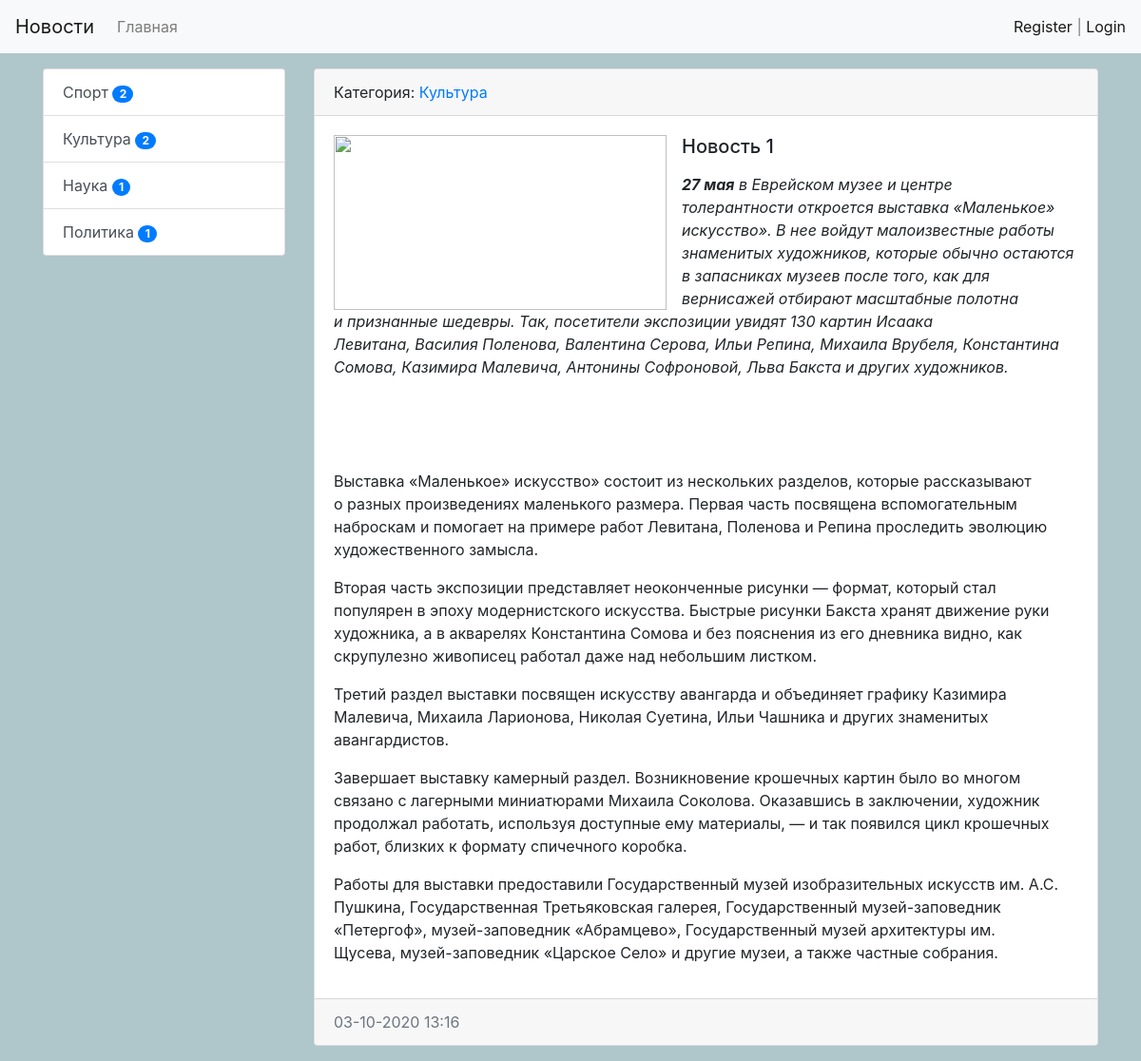
The page /news/1/ on the database its author committed.
### news/models.py (models this page shows, shortened)
class Category(models.Model):
    title = models.CharField(max_length=150, db_index=True, verbose_name='Наименование категории')
    def get_absolute_url(self):
        return reverse('category', kwargs={'category_id': self.pk})
    def __str__(self):
        return self.title
    class Meta:
        verbose_name = 'Категория'
        verbose_name_plural = 'Категории'
        ordering = ['title']

class News(models.Model):
    title = models.CharField(max_length=150, verbose_name='Наименование')
    content = models.TextField(blank=True, verbose_name='Контент')
    created_at = models.DateTimeField(auto_now_add=True, verbose_name='Дата публикации')
    updated_at = models.DateTimeField(auto_now=True, verbose_name='Обновлено')
    photo = models.ImageField(upload_to='photos/%Y/%m/%d', verbose_name='Фото', blank='True')
    is_published = models.BooleanField(default=True, verbose_name='Опубликовано')
    category = models.ForeignKey('Category', on_delete=models.PROTECT, verbose_name='Категория')
    views = models.IntegerField(default=0)
    class Meta:
        verbose_name = 'Новость'
        verbose_name_plural = 'Новости'
        ordering = ['-created_at', 'title']

### news/views.py (the view)
# urls.py: path('news/<int:pk>/', ViewNews.as_view(), name='view_news'),
class ViewNews(DetailView):
    model = News
    context_object_name = 'news_item'

### news/templatetags/news_tags.py (called while the page is built)
@register.inclusion_tag('news/list_categories.html')
def show_categories(arg1='Hello', arg2='world'):
    categories = Category.objects.annotate(cnt=Count('news', filter=F('news__is_published'))).filter(cnt__gt=0)
    return {"categories": categories, "arg1": arg1, "arg2": arg2}

### news/templates/news/news_detail.html (shortened to what this page needs)
{% extends 'base.html' %}
{% block sidebar %}
{% include 'inc/_sidebar.html' %}
{% endblock %}
{% block content %}
<div class="card mb-3">
    <div class="card-header">
        Категория: <a href="{{ news_item.category.get_absolute_url }}">{{ news_item.category }}</a>
    </div>
    <div class="card-body">
            <img src="{{ item.photo.url }}" alt="" width="350" height="184" class="float-left mr-3">
                <h5 class="card-title">{{ news_item.title}}</h5>
                <p class="card-text">{{ news_item.content|safe|linebreaks }}</p>
    </div>
    <div class="card-footer text-muted">
        {{ news_item.created_at|date:"d-m-Y H:i" }}
    </div>
</div>
{% endblock %}

### news/templates/news/list_categories.html
<div class="list-group">
    {% for item in categories %}
    <a href="{{ item.get_absolute_url }} " class="list-group-item list-group-item-action"> {{ item.title }}     <span class="badge badge-primary badge-pill">{{ item.cnt }}</span>
    </a>
    {% endfor %}
</div>

### mysite/static/css/style1.css (style rules this page uses)
body { background-color: #afc6ca; }

### rows shown on the page
Category: title "Спорт", cnt "2"
Category: title "Культура", cnt "2"
Category: title "Наука", cnt "1"
Category: title "Политика", cnt "1"
News: category "Культура", title "Новость 1", content "27 мая в Еврейском музее и центре толерантности откроется выставка «Маленькое» искусство». В нее войдут малоизвестные работы знаменитых художников, которые обычно остаются в запасниках музеев после того, как для вернисажей отбирают масштабные полотна и признанные шедевры. Так, посетители экспозиции увидят 130 картин Исаака Левитана, Василия Поленова, Валентина Серова, Ильи Репина, Михаила Врубеля, Константина Сомова, Казимира Малевича, Антонины Софроновой, Льва Бакста и других художников. Выставка «Маленькое» искусство» состоит из нескольких разделов, которые рассказывают о разных произведениях маленького размера. Первая часть посвящена вспомогательным наброскам и помогает на примере работ…", created_at "03-10-2020 13:16"
